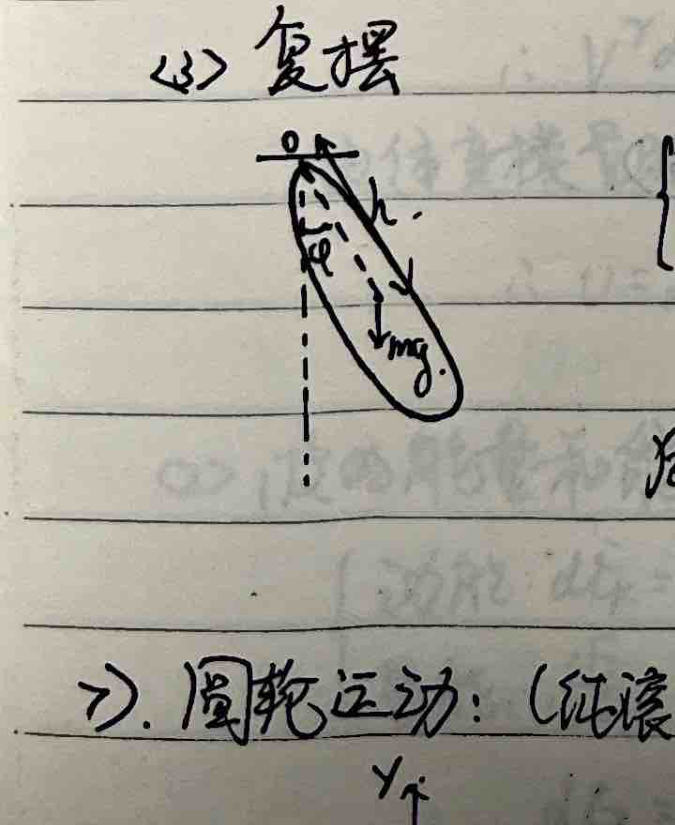
#> input picture olympiad-physics/images/ch01_compound_pendulum.png, 675 x 825 px, given in place of p2_page_035.png, which was not available
$ python crop_diagrams_p2_31_35.py
#> lines starting #> are read from the running program, lines starting #| are printed output that depends on the picture
import os
from PIL import Image

def crop_image(input_path, output_path, crop_box):
#> called with crop_box = (150, 270, 600, 430)
    try:
        img = Image.open(input_path)
#> img is the input picture: PIL image 675x825 RGB; mean R, G, B 168.1, 164.5, 154.2
        cropped_img = img.crop(crop_box)
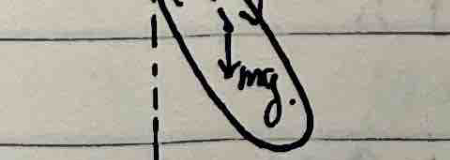
#> cropped_img: PIL image 450x160 RGB; mean R, G, B 170.6, 166.7, 155.9
        cropped_img.save(output_path)
        print(f"Successfully cropped and saved {output_path}")
    except Exception as e:
        print(f"Error processing {input_path}: {e}")

if __name__ == "__main__":
    base_dir = "/Users/anglil/.gemini/antigravity/brain/259fcaf8-bb02-464b-8be5-339e21f479ec/scratch/pdf_pages"
    output_dir = "/Users/anglil/.gemini/antigravity/scratch/anglil.github.io/olympiad-physics/images"

    os.makedirs(output_dir, exist_ok=True)

    # p2_page_035.png - Brachistochrone
    crop_image(
        os.path.join(base_dir, "p2_page_035.png"),
        os.path.join(output_dir, "topic_brachistochrone.png"),
        (150, 270, 600, 430)
    )

$ run again, on olympiad-physics/images/ch01_parabola.png
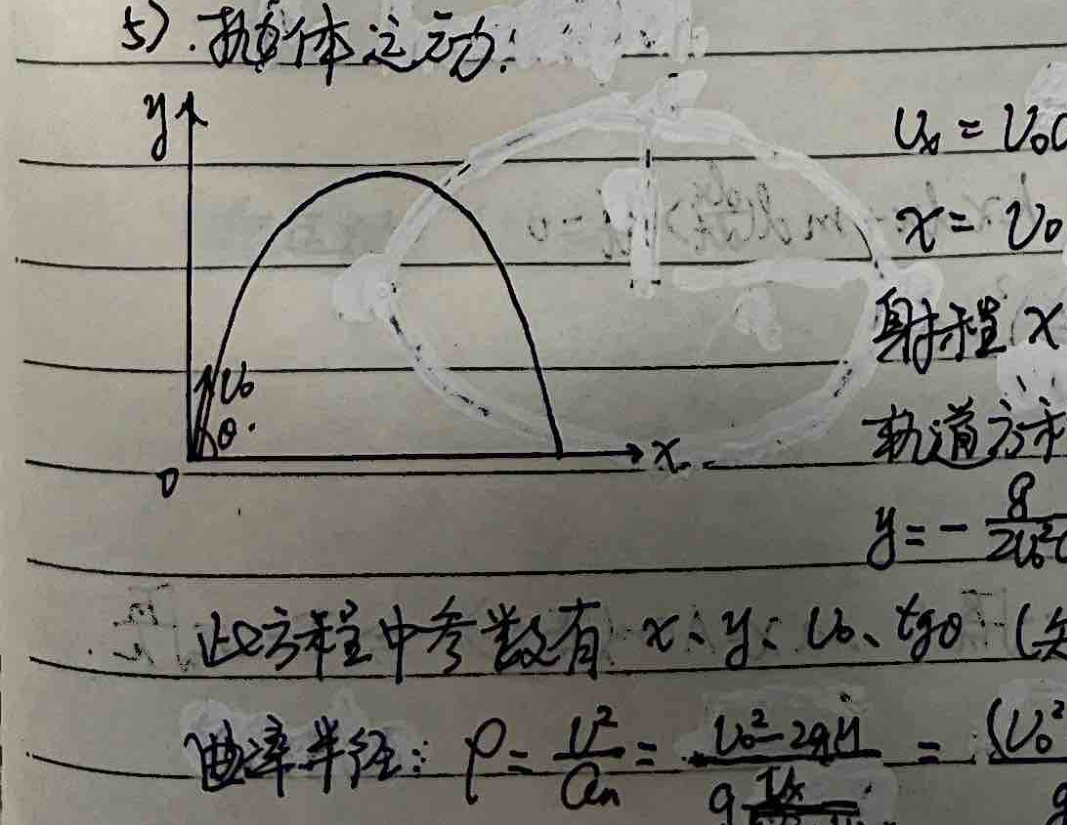
#> input picture olympiad-physics/images/ch01_parabola.png, 1067 x 825 px, given in place of p2_page_035.png, which was not available
#> in crop_image, img is the input picture: PIL image 1067x825 RGB; mean R, G, B 130.4, 128.4, 121.3
#> in crop_image, `cropped_img = img.crop(crop_box)`:
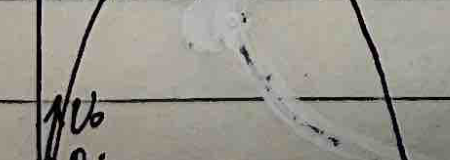
#> cropped_img: PIL image 450x160 RGB; mean R, G, B 151.9, 149.2, 141.1
